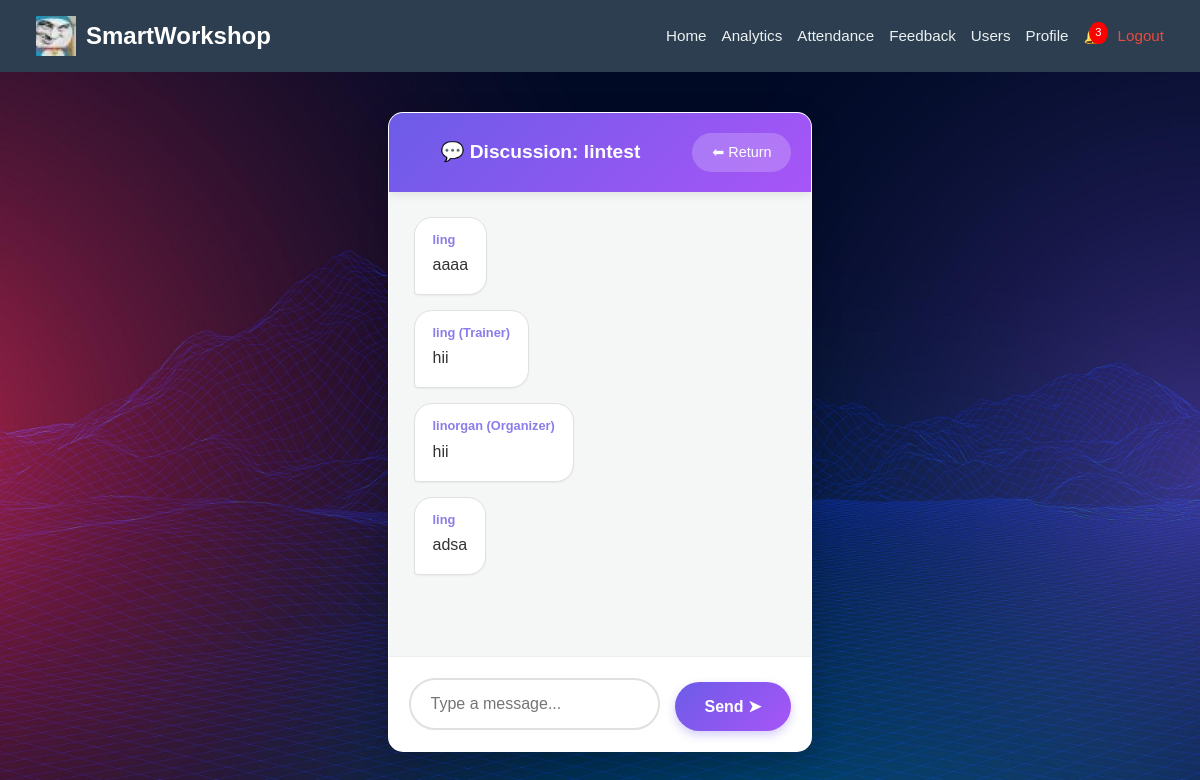
Page /classroom_discussion.php?id=19 (signed in) on the committed database.
### tables this page shows
CREATE TABLE `workshops` (
  `id` int(11) NOT NULL,
  `title` varchar(100) NOT NULL,
  `description` text DEFAULT NULL,
  `trainer` varchar(100) DEFAULT NULL,
  `trainer_id` int(11) DEFAULT NULL,
  `date` date NOT NULL,
  `time` time NOT NULL,
  `location` varchar(100) NOT NULL,
  `fee` decimal(10,2) DEFAULT 0.00,
  `organizer_id` int(11) NOT NULL,
  `created_at` timestamp NOT NULL DEFAULT current_timestamp()
);

CREATE TABLE `discussions` (
  `id` int(11) NOT NULL,
  `workshop_id` int(11) NOT NULL,
  `user_id` int(11) NOT NULL,
  `message` text NOT NULL,
  `created_at` timestamp NOT NULL DEFAULT current_timestamp()
);

CREATE TABLE `users` (
  `user_id` int(11) NOT NULL,
  `username` varchar(50) NOT NULL,
  `email` varchar(100) NOT NULL,
  `password` varchar(255) NOT NULL,
  `phone` varchar(20) DEFAULT NULL,
  `country` varchar(50) NOT NULL,
  `role` enum('admin','organizer','trainer','participant') DEFAULT 'participant',
  `created_at` timestamp NOT NULL DEFAULT current_timestamp(),
  `avatar` varchar(255) DEFAULT NULL
);

### classroom_discussion.php (the view, shortened to what this page needs)
<?php
include 'include/db_connect.php';
$workshop_id = isset($_GET['id']) ? intval($_GET['id']) : 0;
$user_id = $_SESSION['user_id'];
$ws = $conn->query("SELECT title FROM workshops WHERE id = $workshop_id")->fetch_assoc();
$conn->query("CREATE TABLE IF NOT EXISTS discussion_mutes (
    id int(11) NOT NULL AUTO_INCREMENT,
    workshop_id int(11) NOT NULL,
    user_id int(11) NOT NULL,
    muted_by int(11) NOT NULL,
    created_at timestamp NOT NULL DEFAULT current_timestamp(),
    PRIMARY KEY (id),
    UNIQUE KEY unique_mute (workshop_id, user_id)
)");
$is_muted = false;
$sql = "SELECT d.*, u.username, u.role, u.user_id as sender_id FROM discussions d
        JOIN users u ON d.user_id = u.user_id
        WHERE workshop_id = ?
        ORDER BY created_at ASC";
$stmt = $conn->prepare($sql);
$stmt->bind_param("i", $workshop_id);
$stmt->execute();
$result = $stmt->get_result();
?>
<!DOCTYPE html>
<html lang="en">
<head>
    <link rel="stylesheet" href="css/style.css">
</head>
<body>
    <?php include 'include/nav.php'; ?>
    <div class="chat-container">
        <div class="chat-header">
            <h2>💬 Discussion: <?= htmlspecialchars($ws['title']) ?></h2>
            <a href="index.php" class="btn-exit">⬅ Return</a>
        </div>
        <div class="chat-messages" id="chatBox">
            <?php if ($result->num_rows > 0): ?>
                    <?php while ($row = $result->fetch_assoc()):
                        $is_me = ($row['user_id'] == $user_id);
                        ?>
                            <div class="message-bubble <?= $is_me ? 'my-message' : 'other-message' ?>">
                                <span class="sender-name">
                                    <?= htmlspecialchars($row['username']) ?>
                                    <?php
                                    if ($row['role'] == 'trainer')
                                        echo ' (Trainer)';
                                    elseif ($row['role'] == 'organizer')
                                        echo ' (Organizer)';
                                    ?>
                                </span>
                                <?= nl2br(htmlspecialchars($row['message'])) ?>
                            </div>
                    <?php endwhile; ?>
            <?php else: ?>
                    <p style="text-align: center; color: #aaa;">No messages yet. Start the conversation!</p>
            <?php endif; ?>
        </div>
        <?php if ($is_muted): ?>
                <div class="muted-banner">
                    🚫 You have been temporarily muted by a moderator.
                </div>
        <?php else: ?>
                <form class="chat-input-area" method="POST">
                    <input type="text" name="message" class="chat-input" placeholder="Type a message..." required
                        autocomplete="off">
                    <button type="submit" class="send-btn">Send ➤</button>
                </form>
        <?php endif; ?>
    </div>
</body>
</html>

### css/style.css (style rules this page uses)
* { margin: 0; padding: 0; box-sizing: border-box; }
body { font-family: sans-serif; background: url('../img/bg.jpg') no-repeat center center fixed; background-size: cover; color: #333; line-height: 1.6; min-height: 100vh; display: flex; flex-direction: column; }
input, select, textarea { width: 100%; padding: 10px; border: 1px solid #ccc; border-radius: 4px; background: #fff; color: #333; }
h2 { color: white; text-shadow: 2px 2px 4px #000; margin-bottom: 30px; text-align: center; }
button, .btn { display: inline-block; width: 100%; padding: 12px; background-color: #3498db; color: white; border: none; border-radius: 4px; cursor: pointer; font-size: 1rem; text-align: center; text-decoration: none; margin-top: 5px; }

### classroom_discussion.php (style rules this page uses)
.chat-container { max-width: 900px; margin: 40px auto; background: #ffffff; border-radius: 15px; box-shadow: 0 10px 30px rgba(0, 0, 0, 0.2); overflow: hidden; display: flex; flex-direction: column; height: 80vh; border: 1px solid rgba(255, 255, 255, 0.1); }
.chat-header { background: linear-gradient(135deg, #6c5ce7, #a855f7); color: white; padding: 20px; display: flex; justify-content: space-between; align-items: center; box-shadow: 0 2px 10px rgba(0, 0, 0, 0.1); z-index: 10; gap: 20px; }
.chat-header h2 { margin: 0; font-size: 1.2rem; color: white; text-shadow: none; white-space: nowrap; overflow: hidden; text-overflow: ellipsis; flex: 1; }
.btn-exit { background: rgba(255, 255, 255, 0.2); color: white; text-decoration: none; padding: 8px 20px; border-radius: 20px; font-size: 0.9rem; transition: background 0.2s; display: flex; align-items: center; gap: 5px; flex-shrink: 0; }
.chat-messages { flex: 1; padding: 25px; overflow-y: auto; background: #f4f7f6; display: flex; flex-direction: column; gap: 15px; }
.message-bubble { max-width: 75%; padding: 12px 18px; border-radius: 18px; position: relative; font-size: 1rem; line-height: 1.5; box-shadow: 0 1px 2px rgba(0, 0, 0, 0.05); display: flex; flex-direction: column; }
.other-message { align-self: flex-start; background: white; color: #333; border-bottom-left-radius: 4px; border: 1px solid #e0e0e0; }
.sender-name { font-size: 0.8rem; margin-bottom: 4px; font-weight: 600; display: block; opacity: 0.8; }
.other-message .sender-name { color: #6c5ce7; }
.chat-input-area { padding: 20px; background: white; border-top: 1px solid #eee; display: flex; gap: 15px; align-items: center; }
.chat-input { flex: 1; padding: 15px 20px; border: 2px solid #e0e0e0; border-radius: 30px; outline: none; font-size: 1rem; transition: border-color 0.3s; min-width: 0; }
.send-btn { background: linear-gradient(135deg, #6c5ce7, #a855f7); color: white; border: none; padding: 15px 30px; border-radius: 30px; cursor: pointer; font-weight: bold; font-size: 1rem; transition: transform 0.2s, box-shadow 0.2s; box-shadow: 0 4px 10px rgba(108, 92, 231, 0.3); width: auto; flex-shrink: 0; }

### rows in the picture
workshops: title "lintest"
discussions: user.username "ling", message "aaaa"
discussions: user.username "ling", shows "(Trainer)", message "hii"
discussions: user.username "linorgan", shows "(Organizer)", message "hii"
discussions: user.username "ling", message "adsa"

### other values in the picture
$unread_count "3"
